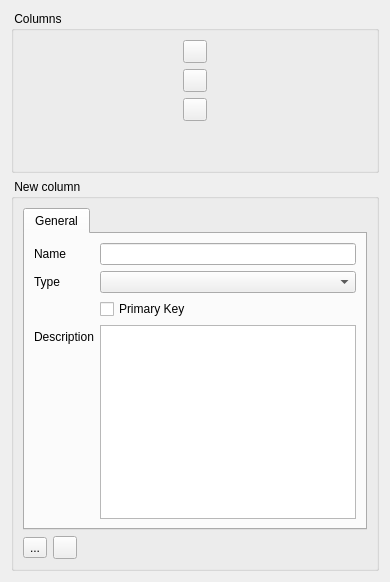
        <widget class="QWidget" name="tabWidgetPage1">
         <attribute name="icon">
          <iconset resource="../dbm.qrc">
           <normaloff>:/images/actions/images/small/table-select-column-icon.png</normaloff>:/images/actions/images/small/table-select-column-icon.png</iconset>
         </attribute>
         <attribute name="title">
          <string>Columns</string>
         </attribute>
         <layout class="QVBoxLayout" name="verticalLayout_2">
          <item>
           <widget class="QGroupBox" name="groupBox">
            <property name="title">
             <string> Columns </string>
            </property>
            <layout class="QVBoxLayout" name="verticalLayout_5">
             <item>
              <layout class="QHBoxLayout" name="columnListLayout">
               <item>
                <layout class="QGridLayout" name="gridLayout">
                 <item row="0" column="0">
                  <widget class="QToolButton" name="btnUp">
                   <property name="toolTip">
                    <string>Move the column up (left)</string>
                   </property>
                   <property name="statusTip">
                    <string>Move the column up (left)</string>
                   </property>
                   <property name="text">
                    <string/>
                   </property>
                   <property name="icon">
                    <iconset resource="../dbm.qrc">
                     <normaloff>:/images/actions/images/small/up.png</normaloff>:/images/actions/images/small/up.png</iconset>
                   </property>
                   <property name="popupMode">
                    <enum>QToolButton::DelayedPopup</enum>
                   </property>
                  </widget>
                 </item>
                 <item row="3" column="0">
                  <widget class="QToolButton" name="btnRemove">
                   <property name="toolTip">
                    <string>Delete this column</string>
                   </property>
                   <property name="statusTip">
                    <string>Delete this column</string>
                   </property>
                   <property name="text">
                    <string/>
                   </property>
                   <property name="icon">
                    <iconset resource="../dbm.qrc">
                     <normaloff>:/images/actions/images/small/remove.png</normaloff>:/images/actions/images/small/remove.png</iconset>
                   </property>
                  </widget>
                 </item>
                 <item row="1" column="0">
                  <widget class="QToolButton" name="btnDown">
                   <property name="toolTip">
                    <string>Move the column down (right)</string>
                   </property>
                   <property name="statusTip">
                    <string>Move the column down (right)</string>
                   </property>
                   <property name="text">
                    <string/>
                   </property>
                   <property name="icon">
                    <iconset resource="../dbm.qrc">
                     <normaloff>:/images/actions/images/small/down.png</normaloff>:/images/actions/images/small/down.png</iconset>
                   </property>
                   <property name="popupMode">
                    <enum>QToolButton::DelayedPopup</enum>
                   </property>
                  </widget>
                 </item>
                 <item row="4" column="0">
                  <spacer name="verticalSpacer">
                   <property name="orientation">
                    <enum>Qt::Vertical</enum>
                   </property>
                   <property name="sizeHint" stdset="0">
                    <size>
                     <width>20</width>
                     <height>40</height>
                    </size>
                   </property>
                  </spacer>
                 </item>
                </layout>
               </item>
              </layout>
             </item>
            </layout>
           </widget>
          </item>
          <item>
           <widget class="QGroupBox" name="grpColumnDetails">
            <property name="title">
             <string> New column </string>
            </property>
            <property name="flat">
             <bool>false</bool>
            </property>
            <property name="checkable">
             <bool>false</bool>
            </property>
            <layout class="QVBoxLayout" name="verticalLayout_4">
             <item>
              <widget class="QTabWidget" name="tabWidgetForColumnDetails">
               <widget class="QWidget" name="tabWidget_2Page1">
                <attribute name="title">
                 <string>General</string>
                </attribute>
                <layout class="QVBoxLayout" name="verticalLayout_18">
                 <item>
                  <layout class="QFormLayout" name="formLayout">
                   <property name="fieldGrowthPolicy">
                    <enum>QFormLayout::AllNonFixedFieldsGrow</enum>
                   </property>
                   <item row="0" column="0">
                    <widget class="QLabel" name="label_2">
                     <property name="text">
                      <string>Name</string>
                     </property>
                    </widget>
                   </item>
                   <item row="0" column="1">
                    <widget class="QLineEdit" name="txtNewColumnName">
                     <property name="toolTip">
                      <string>The name of the column</string>
                     </property>
                    </widget>
                   </item>
                   <item row="1" column="0">
                    <widget class="QLabel" name="label_4">
                     <property name="text">
                      <string>Type</string>
                     </property>
                    </widget>
                   </item>
                   <item row="1" column="1">
                    <widget class="QComboBox" name="cmbNewColumnType">
                     <property name="toolTip">
                      <string>The Type of the column</string>
                     </property>
                    </widget>
                   </item>
                   <item row="2" column="1">
                    <widget class="QCheckBox" name="chkPrimary">
                     <property name="text">
                      <string>Primary Key</string>
                     </property>
                    </widget>
                   </item>
                   <item row="3" column="0">
                    <widget class="QLabel" name="lblDescription">
                     <property name="text">
                      <string>Description</string>
                     </property>
                    </widget>
                   </item>
                   <item row="3" column="1">
                    <widget class="QTextEdit" name="txtColumnDescription"/>
                   </item>
                  </layout>
                 </item>
                </layout>
               </widget>
              </widget>
             </item>
             <item>
              <layout class="QHBoxLayout" name="horizontalLayout_3">
               <item>
                <widget class="QToolButton" name="btnAddColumn">
                 <property name="toolTip">
                  <string>Add/Update the column</string>
                 </property>
                 <property name="statusTip">
                  <string>Add/Update the column</string>
                 </property>
                 <property name="text">
                  <string>...</string>
                 </property>
                 <property name="icon">
                  <iconset resource="../dbm.qrc">
                   <normaloff>:/images/actions/images/small/add.png</normaloff>:/images/actions/images/small/add.png</iconset>
                 </property>
                </widget>
               </item>
               <item>
                <widget class="QToolButton" name="btnCancelColumnEditing">
                 <property name="toolTip">
                  <string>Cancel the changes made to these fields</string>
                 </property>
                 <property name="statusTip">
                  <string>Cancel the changes made to these fields</string>
                 </property>
                 <property name="text">
                  <string/>
                 </property>
                 <property name="icon">
                  <iconset resource="../dbm.qrc">
                   <normaloff>:/images/actions/images/small/cancel.png</normaloff>:/images/actions/images/small/cancel.png</iconset>
                 </property>
                </widget>
               </item>
               <item>
                <spacer name="horizontalSpacer_7">
                 <property name="orientation">
                  <enum>Qt::Horizontal</enum>
                 </property>
                 <property name="sizeHint" stdset="0">
                  <size>
                   <width>40</width>
                   <height>20</height>
                  </size>
                 </property>
                </spacer>
               </item>
              </layout>
             </item>
            </layout>
           </widget>
          </item>
         </layout>
        </widget>
